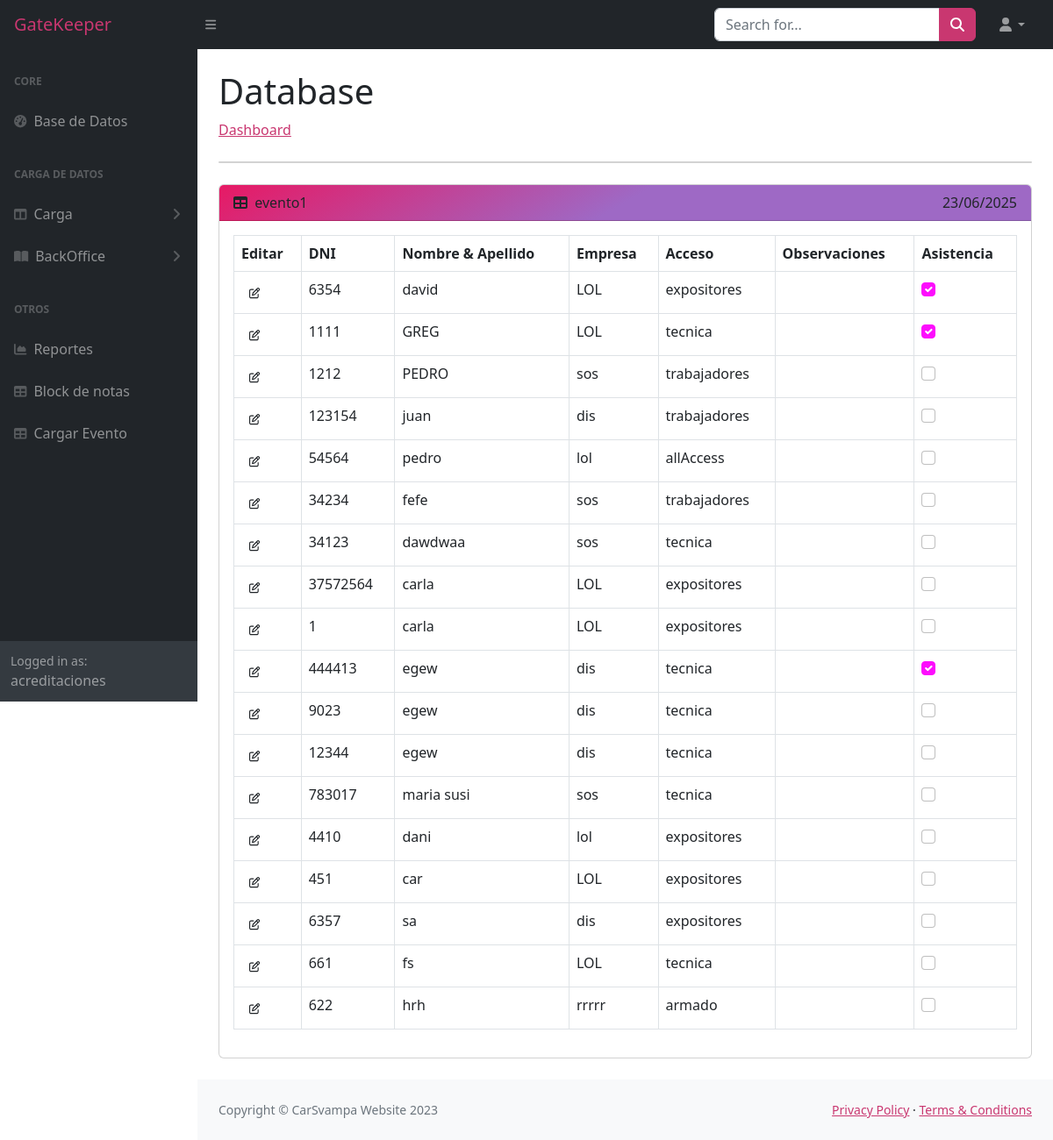
The page /accounts/profile/1/evento1/ (signed in) on the database its author committed.
### index/models.py (models this page shows, shortened)
class Evento(models.Model):
    nombre = models.CharField(max_length=50)
    fechaInicio = models.DateField()
    fechaFin = models.DateField() #default=datetime.now()
    auth_user = models.ForeignKey(User, on_delete=models.CASCADE, default=1, limit_choices_to={'is_active': True}, related_name='eventos')

class Persona(models.Model):
    dni = models.IntegerField(unique=True)
    nombreyapellido = models.CharField(max_length=200)
    empresa = models.ForeignKey(Empresa, on_delete=models.CASCADE)
    acceso = models.CharField(max_length=20, choices= ACCESO_CHOICES, default='')
    asistencia = models.BooleanField(default=False)
    observaciones = models.CharField(max_length=200, blank=True)
    fechaHastaSeguro = models.DateField(null=True)
    evento = models.ForeignKey(Evento, on_delete=models.CASCADE)
    '''
    class Meta:
        unique_together = ('dni', 'evento')
'''

class Empresa(models.Model):
    nombre = models.CharField(max_length=50)
    cuit = models.IntegerField(blank=True, null=True)
    contacto = models.CharField(max_length=50, blank=True, null=True)
    acceso = models.CharField(max_length=20, choices= ACCESO_CHOICES, default='', blank=True, null=True)
    evento = models.ForeignKey(Evento, on_delete=models.CASCADE, null=True)

### index/views.py (the view, shortened to what this page needs)
# urls.py: path('accounts/profile/<int:evento_id>/<str:evento_nombre>/', Personas.as_view(), name='db_evento'),
class Personas(View):
    def __init__(self) -> None:
        pass
    def dispatch(self, request, *args, **kwargs):
        self.evento_id = kwargs.get('evento_id')
        self.evento_nombre = kwargs.get('evento_nombre')
        return super().dispatch(request, *args, **kwargs)
    def get(self, request, evento_id, evento_nombre):
        evento = Evento.objects.get(pk=evento_id)
        personas = Persona.objects.filter(evento=evento)
        fecha_actual = datetime.now()
        return render(request, 'index.html', {'personas': personas, 'fecha_actual': fecha_actual, 'nombre_evento':evento_nombre, 'id_evento':evento_id})

### index/templates/index.html (shortened to what this page needs)
{% extends 'layouts/estructura.html' %}
{% block content %}
<main>
    <div class="container-fluid px-4">
        <h1 class="mt-4">Database</h1>
        <ol class="breadcrumb mb-4">
            <li class="breadcrumb-item"><a href="/accounts/profile">Dashboard</a></li>
        </ol>
        <div class="card mb-4">
        </div>
        <div class="card mb-4">
            <div class="card-header">
                <i class="fas fa-table me-1"></i>
                {{ nombre_evento }}
                <span class="float-end">{{ fecha_actual|date:"d/m/Y" }}</span>
            </div>
            <div class="card-body table-responsive">
                <table class="table table-bordered" id="miTabla">
                    <thead class="thead-dark">
                        <tr>
                            <th>Editar</th>
                            <th>DNI</th>
                            <th>Nombre & Apellido</th>
                            <th>Empresa</th>
                            <th>Acceso</th>
                            <th>Observaciones</th>
                            <th>Asistencia</th>
                        </tr>
                    </thead>
                    <tbody>
                        {% for persona in personas %}
                        <tr class= '{% if persona.fechaHastaSeguro > fecha_actual %}fila-roja{% endif %}'>
                            <td>
                                <form method="post">
                                    <button type="button" class="btn btn-sm" onclick="editarPersona(this)">
                                        <i class="fa-regular fa-pen-to-square fa-sm"></i>
                                    </button>
                                    <td>{{ persona.dni }}</td>
                                    <td>{{ persona.nombreyapellido }}</td>
                                    <td>{{ persona.empresa.nombre }}</td>
                                    <td>{{ persona.acceso }}</td>
                                    <td>{{ persona.obsevaciones }}</td>
                                    <td>
                                        <input type="checkbox" name="asistencia" class= "form-check-input" value="True" {% if persona.asistencia %}checked{% endif %} onchange="this.form.submit()">
                                    </td>
                                </form>
                            </td>
                        </tr>
                        {% endfor %}
                    </tbody>
                </table>
            </div>
        </div>
    </div>
</main>
{% endblock %}

### index/templates/layouts/estructura.html (shortened to what this page needs)
{% load static %}
<!DOCTYPE html>
<html lang="en">
    <head>
        <link href="{% static 'styles.css' %}" rel="stylesheet" />
        <link rel="stylesheet" type="text/css" href="https://cdn.jsdelivr.net/npm/select2@X.X.X/dist/css/select2.min.css">
    </head>
    <body class="sb-nav-fixed">
        <nav class="sb-topnav navbar navbar-expand navbar-dark bg-dark" id ="navbar">
            <a class="navbar-brand ps-3" href="{% if user.is_superuser %} /eventos/ {% endif %}">GateKeeper</a>
            <button class="btn btn-link btn-sm order-1 order-lg-0 me-4 me-lg-0" id="sidebarToggle" href="#!"><i class="fas fa-bars"></i></button>
            <form class="form-inline ms-auto me-0 me-md-3 my-2 my-md-0">
                <div class="input-group">
                    <input id= "searchInput" class="form-control" type="text" placeholder="Search for..." aria-label="Search for..." aria-describedby="btnNavbarSearch" />
                    <button class="btn btn-primary" id="btnNavbarSearch" type="button"><i class="fas fa-search"></i></button>
                </div>
            </form>
            <ul class="navbar-nav ms-auto ms-md-0 me-3 me-lg-4">
                <li class="nav-item dropdown">
                    <a class="nav-link dropdown-toggle" id="navbarDropdown" href="#" role="button" data-bs-toggle="dropdown" aria-expanded="false"><i class="fas fa-user fa-fw"></i></a>
                </li>
            </ul>
        </nav>
            {% block sidebar %}
        <div id="layoutSidenav">
            <div id="layoutSidenav_nav">
                <nav class="sb-sidenav accordion sb-sidenav-dark" id="sidenavAccordion">
                    <div class="sb-sidenav-menu">
                    <div class="nav">
                        <div class="sb-sidenav-menu-heading">Core</div>
                        <a class="nav-link" href="/accounts/profile">
                            <div class="sb-nav-link-icon"><i class="fas fa-tachometer-alt"></i></div>
                            Base de Datos
                        </a>
                        <div class="sb-sidenav-menu-heading">Carga de Datos</div>
                        <a class="nav-link collapsed" href="#" data-bs-toggle="collapse" data-bs-target="#collapseLayouts" aria-expanded="false" aria-controls="collapseLayouts">
                            <div class="sb-nav-link-icon"><i class="fas fa-columns"></i></div>
                            Carga
                            <div class="sb-sidenav-collapse-arrow"><i class="fas fa-angle-down"></i></div>
                        </a>
                        <a class="nav-link collapsed" href="#" data-bs-toggle="collapse" data-bs-target="#collapsePages" aria-expanded="false" aria-controls="collapsePages">
                            <div class="sb-nav-link-icon"><i class="fas fa-book-open"></i></div>
                            BackOffice
                            <div class="sb-sidenav-collapse-arrow"><i class="fas fa-angle-down"></i></div>
                        </a>
                        <div class="sb-sidenav-menu-heading">Otros</div>
                        <a class="nav-link" href="charts.html">
                            <div class="sb-nav-link-icon"><i class="fas fa-chart-area"></i></div>
                            Reportes
                        </a>
                        <a class="nav-link" href="tables.html">
                            <div class="sb-nav-link-icon"><i class="fas fa-table"></i></div>
                            Block de notas
                        </a>
                        <a class="nav-link" href="tables.html">
                        <div class="sb-nav-link-icon"><i class="fas fa-table"></i></div>
                        Cargar Evento
                    </a>
                    </div>
                </div>
                <div class="sb-sidenav-footer">
                    <div class="small">Logged in as:</div>
                    {{ user }}
                </div>
            </nav>
        </div>
        {% endblock %}
        <div id="layoutSidenav_content">
                <main>
                    {% block content %}
                    {% endblock %}
                </main>
                <footer class="py-4 bg-light mt-auto" id="footer">
                    <div class="container-fluid px-4">
                        <div class="d-flex align-items-center justify-content-between small">
                            <div class="text-muted">Copyright &copy; CarSvampa Website 2023</div>
                            <div>
                                <a href="#">Privacy Policy</a>
                                &middot;
                                <a href="#">Terms &amp; Conditions</a>
                            </div>
                        </div>
                        </div>
                </footer>
        </div>
    </body>
</html>

### rows shown on the page
Evento: nombre "evento1"
Persona: dni "6354", nombreyapellido "david", empresa.nombre "LOL", acceso "expositores", asistencia "☑"
Persona: dni "1111", nombreyapellido "GREG", empresa.nombre "LOL", acceso "tecnica", asistencia "☑"
Persona: dni "1212", nombreyapellido "PEDRO", empresa.nombre "sos", acceso "trabajadores"
Persona: dni "123154", nombreyapellido "juan", empresa.nombre "dis", acceso "trabajadores"
Persona: dni "54564", nombreyapellido "pedro", empresa.nombre "lol", acceso "allAccess"
Persona: dni "34234", nombreyapellido "fefe", empresa.nombre "sos", acceso "trabajadores"
Persona: dni "34123", nombreyapellido "dawdwaa", empresa.nombre "sos", acceso "tecnica"
Persona: dni "37572564", nombreyapellido "carla", empresa.nombre "LOL", acceso "expositores"
Persona: dni "1", nombreyapellido "carla", empresa.nombre "LOL", acceso "expositores"
Persona: dni "444413", nombreyapellido "egew", empresa.nombre "dis", acceso "tecnica", asistencia "☑"
Persona: dni "9023", nombreyapellido "egew", empresa.nombre "dis", acceso "tecnica"
Persona: dni "12344", nombreyapellido "egew", empresa.nombre "dis", acceso "tecnica"
Persona: dni "783017", nombreyapellido "maria susi", empresa.nombre "sos", acceso "tecnica"
Persona: dni "4410", nombreyapellido "dani", empresa.nombre "lol", acceso "expositores"
Persona: dni "451", nombreyapellido "car", empresa.nombre "LOL", acceso "expositores"
Persona: dni "6357", nombreyapellido "sa", empresa.nombre "dis", acceso "expositores"
Persona: dni "661", nombreyapellido "fs", empresa.nombre "LOL", acceso "tecnica"
Persona: dni "622", nombreyapellido "hrh", empresa.nombre "rrrrr", acceso "armado"

### other values the page prints
{{ user }} "acreditaciones"
